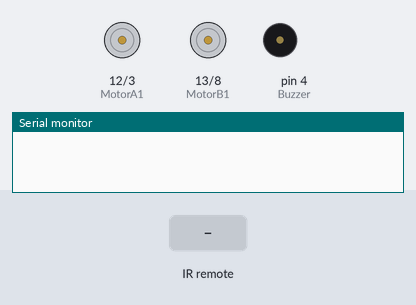
Simulated run of this sketch. Board: Arduino Uno, built with avr-gcc and run on an emulated ATmega328P. On the bench: motor-driver pin pairs drawn as motors (green arrow = first pin HIGH = forward, orange = second pin HIGH = backward, longer = more drive, scaled by the enable pin), buzzer (waves = sounding, pin HIGH), the last lines printed to the serial monitor. The inputs (shaded band) are chosen by the test bench.

Above: at 1.2 s.
1.3 s: infrared code 0xEBBEE2B5 received
At 2.2 s:
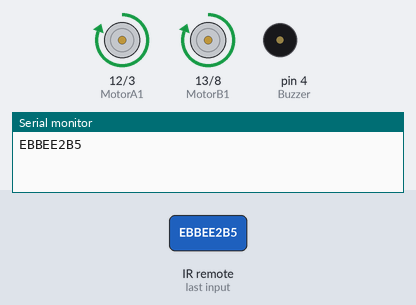
2.8 s: infrared code 0xE892FE5B received
At 3.4 s:
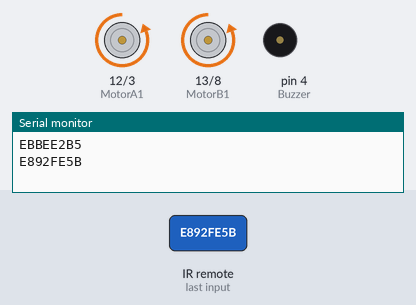
4.3 s: infrared code 0x9BED4B5B received
At 5.5 s:
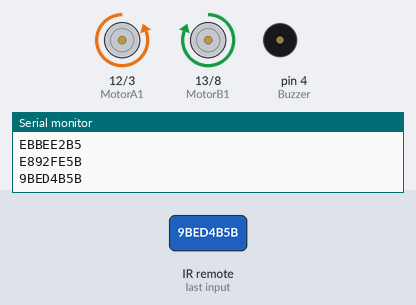
5.8 s: infrared code 0xE157D0B5 received
At 6.8 s:
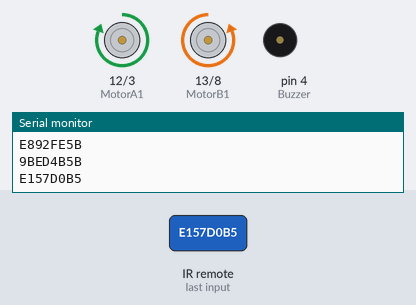
7.3 s: infrared code 0x882C9158 received
At 8.0 s:
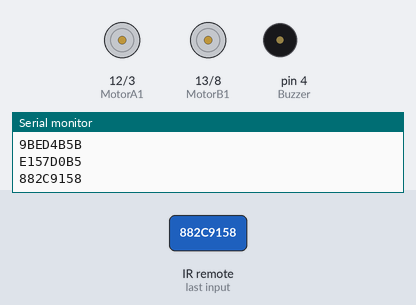
8.8 s: infrared code 0xDE5526F7 received
At 8.95 s:
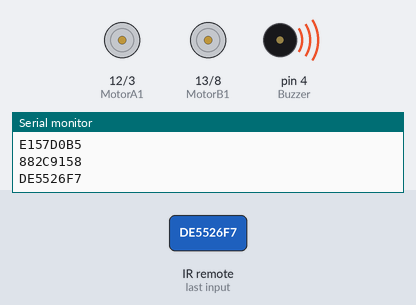
Timing chart, 0 to 11.6 s (numbered marks = the images above; inputs shaded):
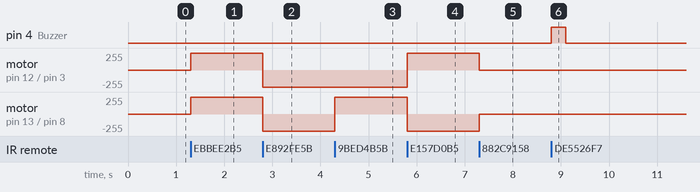

Measured:
- after the input at 1.3 s, motor on pin 12 (MotorA1) / pin 3 (MotorA2), motor on pin 13 (MotorB1) / pin 8 (MotorB2): stopped → forward 255/255 at once
- after the input at 2.8 s, motor on pin 12 (MotorA1) / pin 3 (MotorA2), motor on pin 13 (MotorB1) / pin 8 (MotorB2): forward 255/255 → backward 255/255 at once
- after the input at 4.3 s, motor on pin 13 (MotorB1) / pin 8 (MotorB2): backward 255/255 → forward 255/255 at once
- after the input at 5.8 s, motor on pin 12 (MotorA1) / pin 3 (MotorA2): backward 255/255 → forward 255/255 at once; motor on pin 13 (MotorB1) / pin 8 (MotorB2): forward 255/255 → backward 255/255 at once
- after the input at 7.3 s, motor on pin 12 (MotorA1) / pin 3 (MotorA2): forward 255/255 → stopped at once; motor on pin 13 (MotorB1) / pin 8 (MotorB2): backward 255/255 → stopped at once
- after the input at 8.8 s, pin 4 (Buzzer): LOW → HIGH at once, → LOW 0.30 s later

The sketch:

pult_tank.ino
```cpp
#include "IRremote.h"

IRrecv irrecv(2);  // указываем вывод, к которому подключен приемник

// Левая сторона
int APWM = 10;
int MotorA1 = 12;
int MotorA2 = 3;

// Правая сторона
int BPWM = 11;
int MotorB1 = 13;
int MotorB2 = 8;

int Buzzer = 4;

int PWMSET = 255;  // SET Speed Motor  Test 50% = 128 and Test 100% = 255
int STPSET = 0;

decode_results results;

void setup() {
  Serial.begin(9600);
  irrecv.enableIRIn();

  pinMode(4, OUTPUT);

  pinMode(12, OUTPUT);
  pinMode(3, OUTPUT);
  pinMode(10, OUTPUT);

  pinMode(13, OUTPUT);
  pinMode(8, OUTPUT);
  pinMode(11, OUTPUT);
}

void loop() {
  if (irrecv.decode(&results)) {
    Serial.println(results.value, HEX);
    switch (results.value) {
      case 0xEBBEE2B5:
        Move(1, 0, 1, 0);
        break;
      case 0xE892FE5B:
        Move(0, 1, 0, 1);
        break;
      case 0x9BED4B5B:
        Move(0, 1, 1, 0);
        break;
      case 0xE157D0B5:
        Move(1, 0, 0, 1);
        break;
      case 0x882C9158:
        Stop();
        break;
      case 0xDE5526F7:
        Beep();
        break;
      default:
        Stop();
        break;
    }
    irrecv.resume();  // принимаем следующую команду
  }
}

void Move(int pwr1, int pwr2, int pwr3, int pwr4) {
  digitalWrite(MotorA1, pwr1);
  digitalWrite(MotorA2, pwr2);
  analogWrite(APWM, PWMSET);

  digitalWrite(MotorB1, pwr3);
  digitalWrite(MotorB2, pwr4);
  analogWrite(BPWM, PWMSET);
}

void Stop() {
  analogWrite(APWM, STPSET);
  analogWrite(BPWM, STPSET);
}

void Beep() {
  digitalWrite(Buzzer, HIGH);
  delay(300);
  digitalWrite(Buzzer, LOW);
}
```
